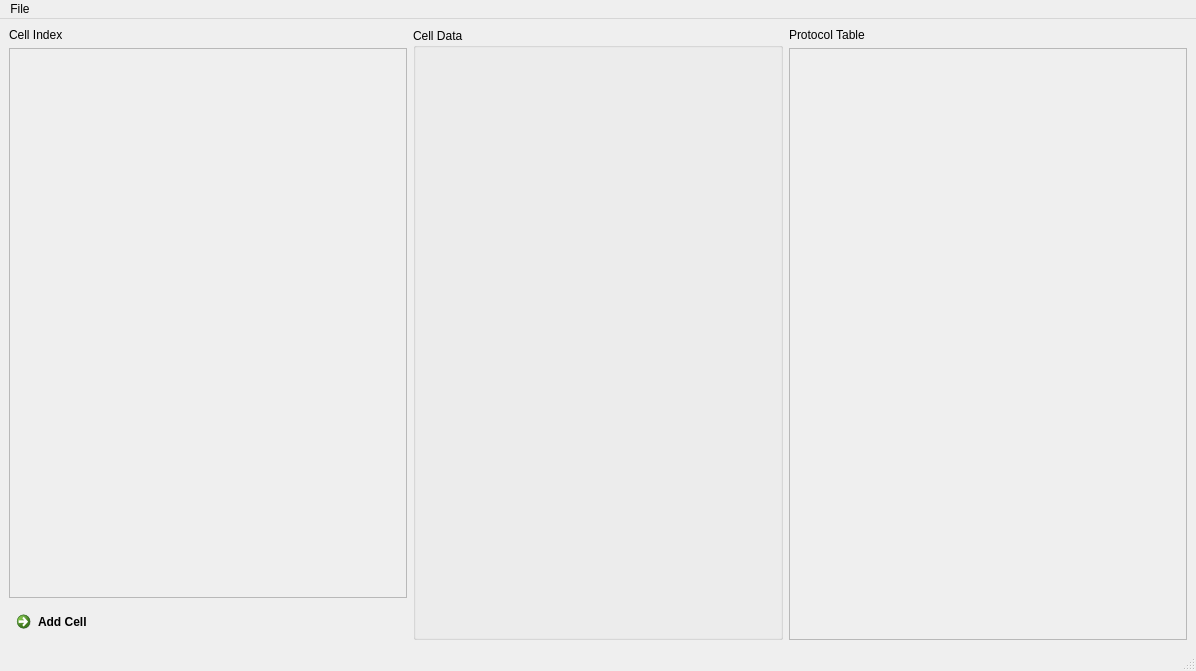
<?xml version="1.0" encoding="UTF-8"?>
<ui version="4.0">
 <class>databaseBuilderBase</class>
 <widget class="QMainWindow" name="databaseBuilderBase">
  <property name="geometry">
   <rect>
    <x>0</x>
    <y>0</y>
    <width>1196</width>
    <height>671</height>
   </rect>
  </property>
  <property name="windowTitle">
   <string>MainWindow</string>
  </property>
  <widget class="QWidget" name="centralwidget">
   <layout class="QGridLayout" name="gridLayout">
    <item row="0" column="0">
     <layout class="QVBoxLayout" name="verticalLayout">
      <item>
       <widget class="QLabel" name="label">
        <property name="text">
         <string>Cell Index</string>
        </property>
       </widget>
      </item>
      <item>
       <widget class="QFrame" name="cellIndexFrame">
        <property name="sizePolicy">
         <sizepolicy hsizetype="Expanding" vsizetype="Expanding">
          <horstretch>0</horstretch>
          <verstretch>0</verstretch>
         </sizepolicy>
        </property>
        <property name="frameShape">
         <enum>QFrame::StyledPanel</enum>
        </property>
        <property name="frameShadow">
         <enum>QFrame::Raised</enum>
        </property>
       </widget>
      </item>
      <item>
       <widget class="QCommandLinkButton" name="addCell">
        <property name="text">
         <string>Add Cell</string>
        </property>
       </widget>
      </item>
     </layout>
    </item>
    <item row="0" column="1">
     <widget class="QGroupBox" name="groupBox">
      <property name="minimumSize">
       <size>
        <width>370</width>
        <height>0</height>
       </size>
      </property>
      <property name="title">
       <string>Cell Data</string>
      </property>
     </widget>
    </item>
    <item row="0" column="2">
     <layout class="QVBoxLayout" name="verticalLayout_2">
      <item>
       <widget class="QLabel" name="label_2">
        <property name="text">
         <string>Protocol Table</string>
        </property>
       </widget>
      </item>
      <item>
       <widget class="QFrame" name="fileTreeFrame">
        <property name="sizePolicy">
         <sizepolicy hsizetype="Expanding" vsizetype="Expanding">
          <horstretch>0</horstretch>
          <verstretch>0</verstretch>
         </sizepolicy>
        </property>
        <property name="frameShape">
         <enum>QFrame::StyledPanel</enum>
        </property>
        <property name="frameShadow">
         <enum>QFrame::Raised</enum>
        </property>
       </widget>
      </item>
     </layout>
    </item>
   </layout>
  </widget>
  <widget class="QMenuBar" name="menubar">
   <property name="geometry">
    <rect>
     <x>0</x>
     <y>0</y>
     <width>1196</width>
     <height>21</height>
    </rect>
   </property>
   <widget class="QMenu" name="menuFile">
    <property name="title">
     <string>File</string>
    </property>
   </widget>
   <addaction name="menuFile"/>
  </widget>
  <widget class="QStatusBar" name="statusbar"/>
 </widget>
 <resources/>
 <connections/>
</ui>
